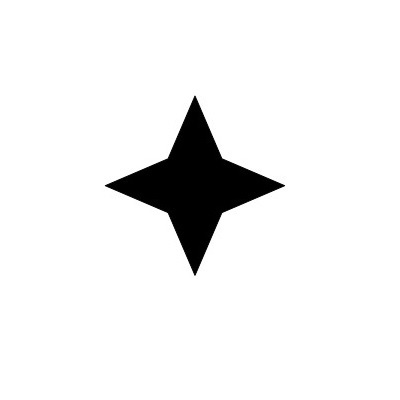
#> input picture images/4star.jpg, 400 x 400 px, given in place of the camera
$ python test.py
#> lines starting #> are read from the running program, lines starting #| are printed output that depends on the picture; after the words box and inside, x2 and y2 are one past the last pixel; in counts of white or black regions, pixels touching at a corner belong together
# -*- coding: utf-8 -*-

import cv2
import requests
video = cv2.VideoCapture(0)

while True:
    _,frame = video.read()
#> frame is the input picture: shape (400, 400, 3); min 0, max 255, mean 239.2


    canney = cv2.Canny(frame,80,100)
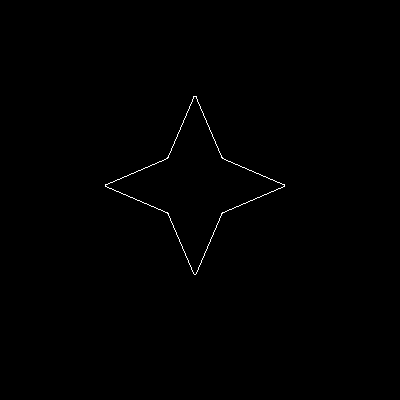
#> canney: shape (400, 400); 0.32% white in thin lines or dots, all inside (x1, y1, x2, y2) = (105, 96, 285, 275)
    bcanny = cv2.Canny(cv2.GaussianBlur(frame,(7,7), 0)  ,80,100)
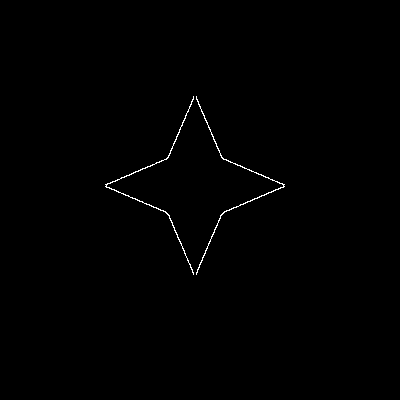
#> bcanny: shape (400, 400); 0.43% white in thin lines or dots, all inside (x1, y1, x2, y2) = (105, 96, 285, 275)
    _,thresh = cv2.threshold(bcanny, 70, 255, cv2.THRESH_BINARY_INV)

    cv2.imshow('video1',bcanny)
    cv2.imshow('video',thresh)

    if cv2.waitKey(1) == 13: #13 is the Enter Key
#> (key Esc is pressed here)
        break

video.release()
cv2.destroyAllWindows()
